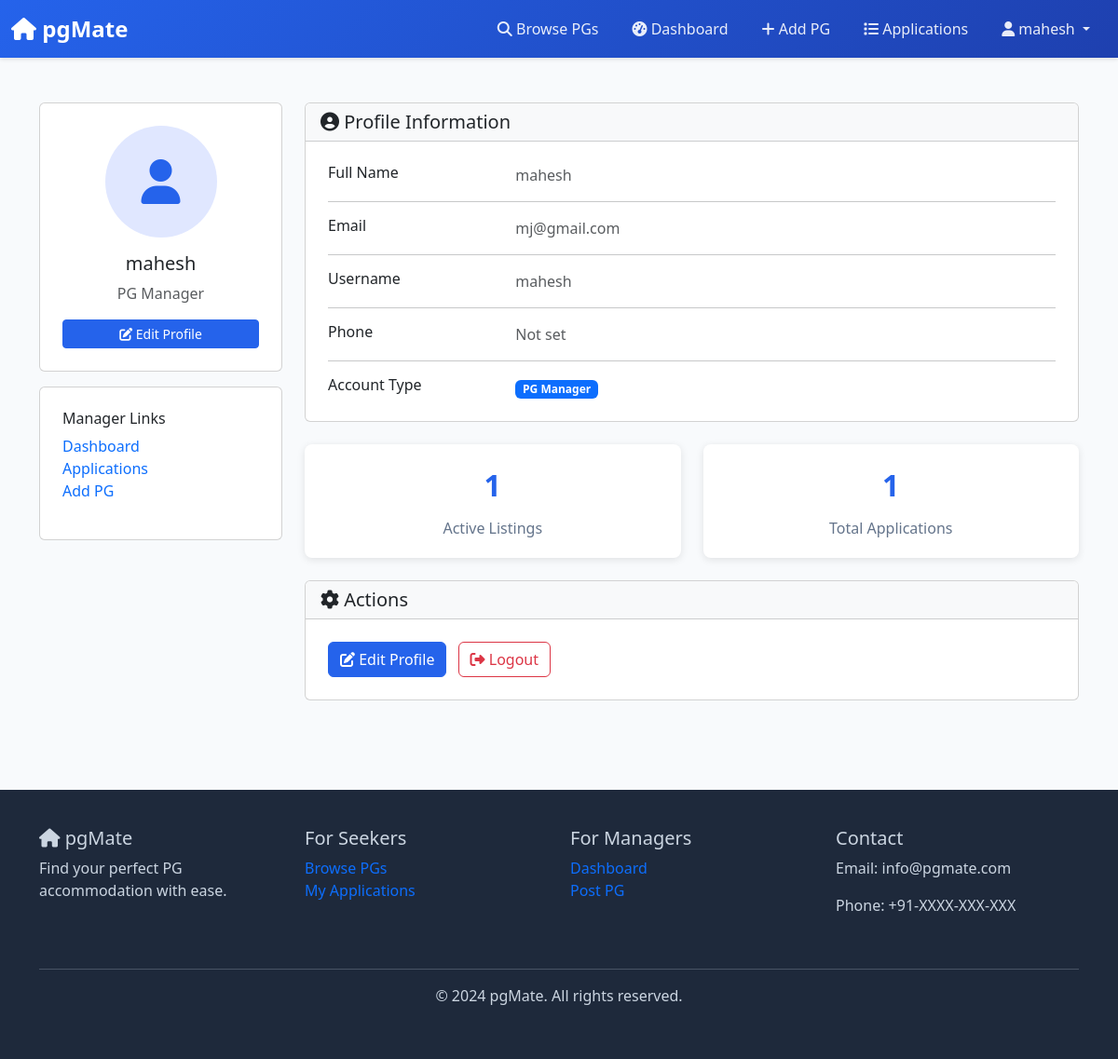
The app's page /profile/ (signed in) with its own data.
### pglistings/models.py (models this page shows, shortened)
class CustomUser(AbstractUser):
    ROLE_CHOICES = [
        ('manager', 'PG Manager'),
        ('seeker', 'Seeker'),
    ]
    user_role = models.CharField(
        max_length=10,
        choices=ROLE_CHOICES,
        default='seeker'
    )
    phone_number = models.CharField(max_length=15, blank=True, null=True)
    profile_image = models.ImageField(upload_to='profile_images/', blank=True, null=True)
    def is_manager(self):
        return self.user_role == 'manager'
    def is_seeker(self):
        return self.user_role == 'seeker'

### pglistings/views.py (the view)
# urls.py: path('profile/', ProfileView.as_view(), name='profile'),
class ProfileView(LoginRequiredMixin, DetailView):
    model = CustomUser
    template_name = 'auth/profile.html'
    context_object_name = 'profile_user'
    def get_object(self):
        return self.request.user
    def get_context_data(self, **kwargs):
        context = super().get_context_data(**kwargs)
        user = self.get_object()
        if user.is_seeker():
            user_applications = user.applications.all()
            context['total_applications'] = user_applications.count()
            context['approved_applications'] = user_applications.filter(status='approved').count()
        elif user.is_manager():
            listings = user.pg_listings.all()
            all_applications = Application.objects.filter(pg__owner=user)
            context['total_listings'] = listings.count()
            context['total_applications'] = all_applications.count()
        return context

### templates/auth/profile.html (shortened to what this page needs)
{% extends 'base.html' %}
{% block content %}
<div class="container py-5">
    <div class="row">
        <div class="col-md-3">
            <div class="card">
                <div class="card-body text-center">
                    {% if profile_user.profile_image %}
                        <img src="{{ profile_user.profile_image.url }}" alt="Profile" class="rounded-circle mb-3" width="120" height="120" style="object-fit: cover;">
                    {% else %}
                        <div class="rounded-circle mb-3 mx-auto d-flex align-items-center justify-content-center" style="width: 120px; height: 120px; background-color: #e0e7ff;">
                            <i class="fas fa-user" style="font-size: 3rem; color: #2563eb;"></i>
                        </div>
                    {% endif %}
                    <h5>{{ profile_user.get_full_name|default:profile_user.username }}</h5>
                    <p class="text-muted mb-3">{{ profile_user.get_user_role_display }}</p>
                    {% if request.user == profile_user %}
                        <a href="{% url 'update_profile' %}" class="btn btn-primary btn-sm w-100">
                            <i class="fas fa-edit"></i> Edit Profile
                        </a>
                    {% endif %}
                </div>
            </div>
            {% if profile_user.user_role == 'manager' %}
                <div class="card mt-3">
                    <div class="card-body">
                        <h6 class="card-title">Manager Links</h6>
                        <ul class="list-unstyled">
                            <li><a href="{% url 'manager_dashboard' %}" class="text-decoration-none">Dashboard</a></li>
                            <li><a href="{% url 'applications_list' %}" class="text-decoration-none">Applications</a></li>
                            <li><a href="{% url 'create_listing' %}" class="text-decoration-none">Add PG</a></li>
                        </ul>
                    </div>
                </div>
            {% endif %}
        </div>
        <div class="col-md-9">
            <div class="card mb-4">
                <div class="card-header bg-light">
                    <h5 class="mb-0"><i class="fas fa-user-circle"></i> Profile Information</h5>
                </div>
                <div class="card-body">
                    <div class="row mb-3">
                        <div class="col-sm-3">
                            <h6 class="mb-0">Full Name</h6>
                        </div>
                        <div class="col-sm-9">
                            <p class="text-muted mb-0">{{ profile_user.get_full_name|default:"Not set" }}</p>
                        </div>
                    </div>
                    <hr>
                    <div class="row mb-3">
                        <div class="col-sm-3">
                            <h6 class="mb-0">Email</h6>
                        </div>
                        <div class="col-sm-9">
                            <p class="text-muted mb-0">{{ profile_user.email }}</p>
                        </div>
                    </div>
                    <hr>
                    <div class="row mb-3">
                        <div class="col-sm-3">
                            <h6 class="mb-0">Username</h6>
                        </div>
                        <div class="col-sm-9">
                            <p class="text-muted mb-0">{{ profile_user.username }}</p>
                        </div>
                    </div>
                    <hr>
                    <div class="row mb-3">
                        <div class="col-sm-3">
                            <h6 class="mb-0">Phone</h6>
                        </div>
                        <div class="col-sm-9">
                            <p class="text-muted mb-0">{{ profile_user.phone_number|default:"Not set" }}</p>
                        </div>
                    </div>
                    <hr>
                    <div class="row mb-0">
                        <div class="col-sm-3">
                            <h6 class="mb-0">Account Type</h6>
                        </div>
                        <div class="col-sm-9">
                            <p class="text-muted mb-0">
                                <span class="badge bg-primary">{{ profile_user.get_user_role_display }}</span>
                            </p>
                        </div>
                    </div>
                </div>
            </div>
            {% if profile_user.user_role == 'manager' %}
                <div class="row mb-4">
                    <div class="col-md-6">
                        <div class="stat-card">
                            <div class="stat-number">{{ profile_user.pg_listings.count }}</div>
                            <div class="stat-label">Active Listings</div>
                        </div>
                    </div>
                    <div class="col-md-6">
                        <div class="stat-card">
                            <div class="stat-number">{{ total_applications }}</div>
                            <div class="stat-label">Total Applications</div>
                        </div>
                    </div>
                </div>
            {% endif %}
            {% if request.user == profile_user %}
                <div class="card">
                    <div class="card-header bg-light">
                        <h5 class="mb-0"><i class="fas fa-cog"></i> Actions</h5>
                    </div>
                    <div class="card-body">
                        <a href="{% url 'update_profile' %}" class="btn btn-primary me-2">
                            <i class="fas fa-edit"></i> Edit Profile
                        </a>
                        <a href="{% url 'logout' %}" class="btn btn-outline-danger">
                            <i class="fas fa-sign-out-alt"></i> Logout
                        </a>
                    </div>
                </div>
            {% endif %}
        </div>
    </div>
</div>
{% endblock %}

### templates/base.html (shortened to what this page needs)
<!DOCTYPE html>
<html lang="en">
<head>
    <link href="https://cdn.jsdelivr.net/npm/bootstrap@5.3.0/dist/css/bootstrap.min.css" rel="stylesheet">
    <link rel="stylesheet" href="https://cdnjs.cloudflare.com/ajax/libs/font-awesome/6.4.0/css/all.min.css">
</head>
<body>
    <nav class="navbar navbar-expand-lg navbar-dark sticky-top">
        <div class="container-fluid">
            <a class="navbar-brand" href="{% url 'home' %}">
                <i class="fas fa-home"></i> pgMate
            </a>
            <div class="collapse navbar-collapse" id="navbarNav">
                <ul class="navbar-nav ms-auto">
                    <li class="nav-item">
                        <a class="nav-link" href="{% url 'home' %}">
                            <i class="fas fa-search"></i> Browse PGs
                        </a>
                    </li>
                    {% if user.is_authenticated %}
                        {% if user.user_role == 'manager' %}
                            <li class="nav-item">
                                <a class="nav-link" href="{% url 'manager_dashboard' %}">
                                    <i class="fas fa-tachometer-alt"></i> Dashboard
                                </a>
                            </li>
                            <li class="nav-item">
                                <a class="nav-link" href="{% url 'create_listing' %}">
                                    <i class="fas fa-plus"></i> Add PG
                                </a>
                            </li>
                            <li class="nav-item">
                                <a class="nav-link" href="{% url 'applications_list' %}">
                                    <i class="fas fa-list"></i> Applications
                                </a>
                            </li>
                        {% elif user.user_role == 'seeker' %}
                            <li class="nav-item">
                                <a class="nav-link" href="{% url 'seeker_applications' %}">
                                    <i class="fas fa-file-alt"></i> My Applications
                                </a>
                            </li>
                        {% endif %}
                        <li class="nav-item dropdown">
                            <a class="nav-link dropdown-toggle" href="#" id="userDropdown" role="button" data-bs-toggle="dropdown">
                                <i class="fas fa-user"></i> {% if user.first_name %}{{ user.first_name }}{% else %}{{ user.username }}{% endif %}
                            </a>
                        </li>
                    {% endif %}
                </ul>
            </div>
        </div>
    </nav>
    <main class="container-fluid">
        {% block content %}{% endblock %}
    </main>
    <footer class="mt-5">
        <div class="container">
            <div class="row">
                <div class="col-md-3 mb-4">
                    <h5><i class="fas fa-home"></i> pgMate</h5>
                    <p>Find your perfect PG accommodation with ease.</p>
                </div>
                <div class="col-md-3 mb-4">
                    <h5>For Seekers</h5>
                    <ul class="list-unstyled">
                        <li><a href="{% url 'home' %}" class="text-decoration-none">Browse PGs</a></li>
                        <li><a href="{% url 'seeker_applications' %}" class="text-decoration-none">My Applications</a></li>
                    </ul>
                </div>
                <div class="col-md-3 mb-4">
                    <h5>For Managers</h5>
                    <ul class="list-unstyled">
                        <li><a href="{% url 'manager_dashboard' %}" class="text-decoration-none">Dashboard</a></li>
                        <li><a href="{% url 'create_listing' %}" class="text-decoration-none">Post PG</a></li>
                    </ul>
                </div>
                <div class="col-md-3 mb-4">
                    <h5>Contact</h5>
                    <p>Email: info@pgmate.com</p>
                    <p>Phone: +91-XXXX-XXX-XXX</p>
                </div>
            </div>
            <hr class="bg-light">
            <div class="text-center">
                <p>&copy; 2024 pgMate. All rights reserved.</p>
            </div>
        </div>
    </footer>
</body>
</html>

### templates/base.html (style rules this page uses)
:root { --primary-color: #2563eb; --secondary-color: #64748b; --success-color: #10b981; --danger-color: #ef4444; --warning-color: #f59e0b; }
body { font-family: 'Segoe UI', Tahoma, Geneva, Verdana, sans-serif; background-color: #f8fafc; }
.navbar { background: linear-gradient(135deg, var(--primary-color) 0%, #1e40af 100%); box-shadow: 0 2px 4px rgba(0,0,0,0.1); }
.navbar-brand { font-weight: 700; font-size: 1.5rem; color: white !important; }
.nav-link { color: rgba(255, 255, 255, 0.9) !important; transition: color 0.3s ease; margin: 0 10px; }
.card-body { padding: 1.5rem; }
.btn-primary { background-color: var(--primary-color); border-color: var(--primary-color); }
.stat-card { background: white; border-radius: 8px; padding: 20px; box-shadow: 0 2px 8px rgba(0,0,0,0.1); text-align: center; }
.stat-number { font-size: 2rem; font-weight: 700; color: var(--primary-color); }
.stat-label { color: var(--secondary-color); margin-top: 10px; }
footer { background-color: #1e293b; color: #cbd5e1; padding: 40px 0; margin-top: 60px; }

### records on screen
CustomUser: first_name "mahesh", get_full_name "mahesh", user_role "PG Manager", email "mj@gmail.com", username "mahesh", phone_number "Not set", pg_listings.count "1"

### other values on screen
{{ total_applications }} "1"
